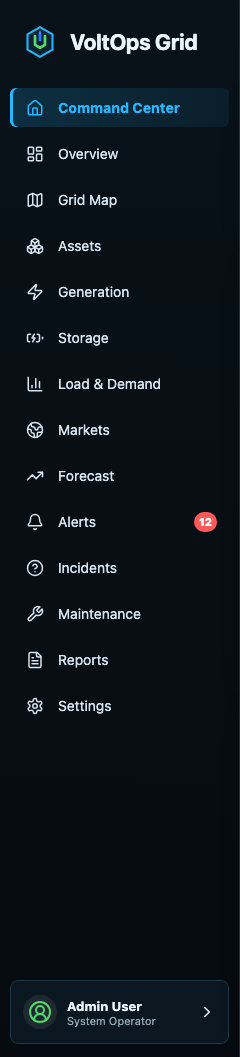
#> input picture outputs/voltops-auto-manifest-backtest/assets/slice-01-sidebar.png, 240 x 1057 px; its folder holds only this picture in this run
$ python prepare_lab.py --reference ../outputs/voltops-auto-manifest-backtest/assets/slice-01-sidebar.png --out-dir out
#> lines starting #> are read from the running program, lines starting #| are printed output that depends on the picture; after the words box and inside, x2 and y2 are one past the last pixel; in counts of white or black regions, pixels touching at a corner belong together
#!/usr/bin/env python3
"""Create a pixel-twin workbench from a reference image."""

from __future__ import annotations

import argparse
import json
import re
import shutil
from collections import Counter, deque
from pathlib import Path

try:
    from PIL import Image
except ImportError:
    raise SystemExit(
        "Pillow is required. Install dependencies with:\n"
        "  pip install -r scripts/requirements.txt"
    )

try:
    import numpy as np
except ImportError:
    np = None

# Connected-component detection runs on a downsampled copy above this size.
DETECT_MAX_PIXELS = 2_000_000


def hex_color(rgb: tuple[int, int, int]) -> str:
    return "#{:02x}{:02x}{:02x}".format(*rgb)


def border_samples(image: Image.Image) -> list[tuple[int, int, int]]:
    width, height = image.size
    points: list[tuple[int, int]] = []
    step_x = max(1, width // 64)
    step_y = max(1, height // 64)
    for x in range(0, width, step_x):
        points.append((x, 0))
        points.append((x, height - 1))
    for y in range(0, height, step_y):
        points.append((0, y))
        points.append((width - 1, y))
    return [image.getpixel(point) for point in points]


def estimate_background(image: Image.Image) -> tuple[int, int, int]:
    """Most common border color: bucket border samples, take the per-channel median of the winning bucket."""
    samples = border_samples(image)
    buckets = Counter((r // 16, g // 16, b // 16) for r, g, b in samples)
    winner = buckets.most_common(1)[0][0]
    members = [s for s in samples if (s[0] // 16, s[1] // 16, s[2] // 16) == winner]
    return tuple(sorted(channel)[len(channel) // 2] for channel in zip(*members))


def background_uniformity(image: Image.Image, bg: tuple[int, int, int], threshold: int) -> float:
    """Fraction of border samples whose color stays within threshold of the estimated background."""
    samples = border_samples(image)
    within = sum(
        1
        for r, g, b in samples
        if abs(r - bg[0]) + abs(g - bg[1]) + abs(b - bg[2]) <= threshold
    )
    return within / len(samples)


def build_mask(image: Image.Image, bg: tuple[int, int, int], threshold: int) -> bytearray:
    width, height = image.size
    if np is not None:
        arr = np.asarray(image, dtype=np.int16)
        mask_arr = np.abs(arr - np.array(bg, dtype=np.int16)).sum(axis=2) > threshold
        return bytearray(mask_arr.astype(np.uint8).reshape(-1).tobytes())

    pixels = image.load()
    mask = bytearray(width * height)
    for y in range(height):
        row = y * width
        for x in range(width):
            r, g, b = pixels[x, y]
            if abs(r - bg[0]) + abs(g - bg[1]) + abs(b - bg[2]) > threshold:
                mask[row + x] = 1
    return mask


def detect_components(
    image: Image.Image,
    bg: tuple[int, int, int],
    threshold: int,
    min_area: int,
    max_slices: int,
) -> list[dict[str, int]]:
    full_width, full_height = image.size
    scale = 1.0
    work = image
    total = full_width * full_height
    if total > DETECT_MAX_PIXELS:
        scale = (DETECT_MAX_PIXELS / total) ** 0.5
        work = image.resize(
            (max(1, round(full_width * scale)), max(1, round(full_height * scale))),
            Image.BILINEAR,
        )
        min_area = max(1, int(min_area * scale * scale))

    width, height = work.size
    mask = build_mask(work, bg, threshold)

    seen = bytearray(width * height)
    components: list[tuple[int, int, int, int, int]] = []

    for y in range(height):
        for x in range(width):
            index = y * width + x
            if not mask[index] or seen[index]:
                continue

            queue: deque[tuple[int, int]] = deque([(x, y)])
            seen[index] = 1
            area = 0
            min_x = max_x = x
            min_y = max_y = y

            while queue:
                cx, cy = queue.popleft()
                area += 1
                min_x = min(min_x, cx)
                max_x = max(max_x, cx)
                min_y = min(min_y, cy)
                max_y = max(max_y, cy)

                for nx, ny in ((cx + 1, cy), (cx - 1, cy), (cx, cy + 1), (cx, cy - 1)):
                    if nx < 0 or ny < 0 or nx >= width or ny >= height:
                        continue
                    nindex = ny * width + nx
                    if mask[nindex] and not seen[nindex]:
                        seen[nindex] = 1
                        queue.append((nx, ny))

            if area >= min_area:
                components.append((area, min_x, min_y, max_x + 1, max_y + 1))

    components.sort(reverse=True)
    selected = sorted(components[:max_slices], key=lambda item: (item[1], item[2]))
    return [
        {
            "x": min(full_width - 1, int(x0 / scale)),
            "y": min(full_height - 1, int(y0 / scale)),
            "width": max(1, min(full_width, round((x1 - x0) / scale))),
            "height": max(1, min(full_height, round((y1 - y0) / scale))),
            "area": int(area / (scale * scale)),
        }
        for area, x0, y0, x1, y1 in selected
    ]


def copy_template(skill_root: Path, out_dir: Path) -> None:
    template = skill_root / "assets" / "prototype-template"
    for name in ("index.html", "styles.css", "script.js"):
        shutil.copy2(template / name, out_dir / name)


def slugify(value: str) -> str:
    slug = re.sub(r"[^a-zA-Z0-9]+", "-", value.strip().lower()).strip("-")
    return slug


def load_manifest(path: Path, width: int, height: int) -> list[dict[str, object]]:
    """Parse a slice manifest: {"slices": [...]}, {"regions": [...]}, or a bare list of rects."""
    data = json.loads(path.read_text(encoding="utf-8"))
    if isinstance(data, dict):
        entries = data.get("slices", data.get("regions"))
        if entries is None:
            raise SystemExit(f"Manifest {path} must contain a 'slices' or 'regions' array (or be a bare array).")
    else:
        entries = data
    if not isinstance(entries, list) or not entries:
        raise SystemExit(f"Manifest {path} contains no slice entries.")

    rects: list[dict[str, object]] = []
    errors: list[str] = []
    for index, entry in enumerate(entries, start=1):
        try:
            x, y = int(entry["x"]), int(entry["y"])
            w, h = int(entry["width"]), int(entry["height"])
        except (KeyError, TypeError, ValueError):
            errors.append(f"entry {index}: requires integer x, y, width, height ({entry!r})")
            continue
        clamped_x, clamped_y = max(0, x), max(0, y)
        w = min(x + w, width) - clamped_x
        h = min(y + h, height) - clamped_y
        if w <= 0 or h <= 0:
            errors.append(f"entry {index}: empty after clamping to {width}x{height} canvas ({entry!r})")
            continue
        rect: dict[str, object] = {"x": clamped_x, "y": clamped_y, "width": w, "height": h}
        name = str(entry.get("name", "")).strip()
        if name:
            rect["name"] = name
        rects.append(rect)
    if errors:
        raise SystemExit("Invalid manifest entries:\n" + "\n".join(f"  - {error}" for error in errors))
    return rects


def uncovered_rects(rects: list[dict[str, object]], width: int, height: int) -> list[dict[str, int]]:
    """Decompose the canvas area not covered by rects into row bands of uncovered x-intervals,
    merging vertically adjacent bands with identical intervals."""
    breaks = {0, height}
    for rect in rects:
        breaks.add(int(rect["y"]))
        breaks.add(int(rect["y"]) + int(rect["height"]))
    ys = sorted(y for y in breaks if 0 <= y <= height)

    bands: list[tuple[int, int, tuple[tuple[int, int], ...]]] = []
    for y0, y1 in zip(ys, ys[1:]):
        covered = sorted(
            (int(r["x"]), int(r["x"]) + int(r["width"]))
            for r in rects
            if int(r["y"]) <= y0 and int(r["y"]) + int(r["height"]) >= y1
        )
        uncovered: list[tuple[int, int]] = []
        cursor = 0
        for x0, x1 in covered:
            if x0 > cursor:
                uncovered.append((cursor, min(x0, width)))
            cursor = max(cursor, x1)
            if cursor >= width:
                break
        if cursor < width:
            uncovered.append((cursor, width))
        bands.append((y0, y1, tuple(uncovered)))

    merged: list[dict[str, int]] = []
    open_band: tuple[int, int, tuple[tuple[int, int], ...]] | None = None
    for y0, y1, intervals in bands:
        if open_band and open_band[1] == y0 and open_band[2] == intervals:
            open_band = (open_band[0], y1, intervals)
            continue
        if open_band:
            merged.extend(
                {"x": x0, "y": open_band[0], "width": x1 - x0, "height": open_band[1] - open_band[0]}
                for x0, x1 in open_band[2]
            )
        open_band = (y0, y1, intervals)
    if open_band:
        merged.extend(
            {"x": x0, "y": open_band[0], "width": x1 - x0, "height": open_band[1] - open_band[0]}
            for x0, x1 in open_band[2]
        )
    return merged


def main() -> None:
    parser = argparse.ArgumentParser(description=__doc__)
    parser.add_argument("--reference", required=True, help="Absolute path to the source UI image")
    parser.add_argument("--out-dir", required=True, help="Output lab directory")
    parser.add_argument("--threshold", type=int, default=70, help="Foreground threshold against estimated background")
    parser.add_argument("--min-area", type=int, default=10000, help="Minimum connected-component area to slice")
    parser.add_argument("--max-slices", type=int, default=12, help="Maximum auto-detected slices")
    parser.add_argument("--no-detect", action="store_true", help="Skip auto slice detection")
    parser.add_argument(
        "--manifest",
        help="JSON file of named slice rectangles ({'slices': [{name, x, y, width, height}, ...]}, "
        "same shape as regions.json); replaces threshold-based auto detection",
    )
    parser.add_argument(
        "--no-cover-gaps",
        action="store_true",
        help="With --manifest, do not generate gap slices for canvas area the manifest leaves uncovered",
    )
    parser.add_argument(
        "--full-bleed",
        action="store_true",
        help="Use the whole reference as a single slice (for gradient/photo backgrounds where a solid background fill cannot reach ~0%% in exact mode)",
    )
    args = parser.parse_args()

    reference_path = Path(args.reference).expanduser().resolve()
    out_dir = Path(args.out_dir).expanduser().resolve()
    assets_dir = out_dir / "assets"
    skill_root = Path(__file__).resolve().parents[1]

    out_dir.mkdir(parents=True, exist_ok=True)
    assets_dir.mkdir(parents=True, exist_ok=True)
    copy_template(skill_root, out_dir)

    image = Image.open(reference_path).convert("RGB")
#> image is the input picture: PIL image 240x1057 RGB; mean R, G, B 13.1, 22.2, 28.9
    width, height = image.size
#> width = 240; height = 1057
    bg = estimate_background(image)
#> in estimate_background, `samples = border_samples(image)`: samples = 294 items, first 6: (8, 17, 24), (5, 11, 16), (9, 18, 25), (5, 12, 17), (9, 18, 25), (5, 11, 16)
#> in estimate_background, `buckets = Counter((r // 16, g // 16, b // 16) for r, g, b in samples)`: buckets = {(0, 1, 1): 100, (0, 0, 1): 124, (0, 0, 0): 3, (2, 3, 4): 5, (1, 3, 4): 62}
#> in estimate_background, `winner = buckets.most_common(1)[0][0]`: winner = (0, 0, 1)
#> in estimate_background, `members = [s for s in samples if (s[0] // 16, s[1] // 16, s[2] // 16) ..`: members = 124 items, first 6: (5, 11, 16), (5, 12, 17), (5, 11, 16), (5, 11, 16), (5, 11, 16), (6, 12, 17)
#> bg = (5, 11, 16)
    reference_out = assets_dir / "reference.png"
    image.save(reference_out)

    uniformity = background_uniformity(image, bg, args.threshold)
#> in background_uniformity, `within = sum( 1 for r, g, b in samples if abs(r - bg[0]) + abs(g - bg[..`: within = 227
#> uniformity = 0.772
    background_uniform = uniformity >= 0.9
#> background_uniform = False
    if not background_uniform and not args.full_bleed:
        print(
            f"WARNING: background does not look like a uniform solid color "
            f"({uniformity:.0%} of border samples match the estimated background). "
            "Exact mode fills the canvas with one color, so it may not reach ~0% mismatch. "
            "Consider --full-bleed.",
        )
#| WARNING: background does not look like a uniform solid color (77% of border samples match the estimated background). Exact mode fills the canvas with one color, so it may not reach ~0% mismatch. Consider --full-bleed.

    slices: list[dict[str, object]] = []
    if args.full_bleed:
        slice_source = "full-bleed"
        filename = "slice-01.png"
        image.save(assets_dir / filename)
        slices.append(
            {
                "src": f"./assets/{filename}",
                "x": 0,
                "y": 0,
                "width": width,
                "height": height,
                "area": width * height,
            }
        )
    elif args.manifest:
        slice_source = "manifest"
        manifest_path = Path(args.manifest).expanduser().resolve()
        if not manifest_path.exists():
            raise SystemExit(f"Manifest file does not exist: {manifest_path}")
        rects = load_manifest(manifest_path, width, height)
        if not args.no_cover_gaps:
            gaps = uncovered_rects(rects, width, height)
            rects.extend({**gap, "name": f"gap-{index:02d}"} for index, gap in enumerate(gaps, start=1))
        for index, rect in enumerate(rects, start=1):
            x, y = int(rect["x"]), int(rect["y"])
            w, h = int(rect["width"]), int(rect["height"])
            slug = slugify(str(rect.get("name", "")))
            filename = f"slice-{index:02d}-{slug}.png" if slug else f"slice-{index:02d}.png"
            image.crop((x, y, x + w, y + h)).save(assets_dir / filename)
            entry: dict[str, object] = {
                "src": f"./assets/{filename}",
                "x": x,
                "y": y,
                "width": w,
                "height": h,
                "area": w * h,
            }
            if rect.get("name"):
                entry["name"] = rect["name"]
            slices.append(entry)
    elif not args.no_detect:
        slice_source = "auto"
        components = detect_components(image, bg, args.threshold, args.min_area, args.max_slices)
#> in build_mask, `mask_arr = np.abs(arr - np.array(bg, dtype=np.int16)).sum(axis=2) > th..`:
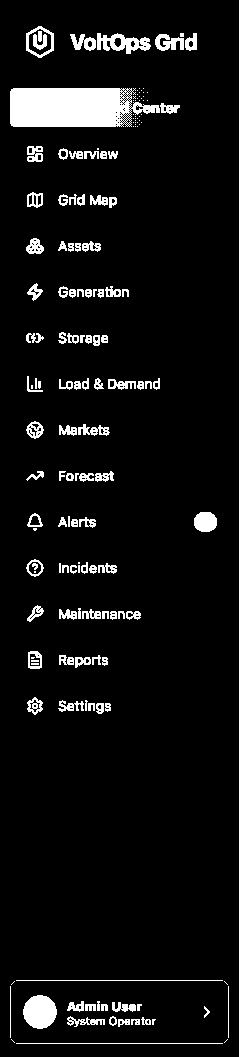
#> mask_arr: shape (1057, 240) bool; 6.6% white; 164 white regions (51 under 20 px), largest, box (x1, y1, x2, y2) and area: (10, 88, 160, 127) 4782, (239, 0, 240, 1057) 1057, (23, 995, 57, 1029) 889
#> components = []
        for index, component in enumerate(components, start=1):
            x = int(component["x"])
            y = int(component["y"])
            w = min(int(component["width"]), width - x)
            h = min(int(component["height"]), height - y)
            filename = f"slice-{index:02d}.png"
            image.crop((x, y, x + w, y + h)).save(assets_dir / filename)
            slices.append(
                {
                    "src": f"./assets/{filename}",
                    "x": x,
                    "y": y,
                    "width": w,
                    "height": h,
                    "area": int(component["area"]),
                }
            )
#> this loop made 0 passes
#> after the loop, slices = []
    else:
        slice_source = "none"

    uncovered_area = sum(
        rect["width"] * rect["height"] for rect in uncovered_rects(slices, width, height)
    )
#> after the loop in uncovered_rects, `for rect in rects:`: breaks = 2 items
#> in uncovered_rects, `ys = sorted(y for y in breaks if 0 <= y <= height)`: ys = [0, 1057]
#> the loop in uncovered_rects, `for y0, y1 in zip(ys, ys[1:]):` made 1 pass
#> (y0, y1) on pass 1: (0, 1057)
#> after the loop in uncovered_rects, `for y0, y1 in zip(ys, ys[1:]):`: bands = 1 item
#> the loop in uncovered_rects, `for y0, y1, intervals in bands:` made 1 pass
#> (y0, y1) on pass 1: (0, 1057)
#> after the loop in uncovered_rects, `for y0, y1, intervals in bands:`: merged = []
#> uncovered_area = 253680
    coverage_pct = round((1 - uncovered_area / (width * height)) * 100, 2)
#> coverage_pct = 0
    if args.manifest and args.no_cover_gaps and coverage_pct < 100:
        print(
            f"WARNING: manifest slices cover {coverage_pct}% of the canvas; exact mode will show "
            "the background fill in uncovered areas. Drop --no-cover-gaps to add gap slices.",
        )

    config = {
        "source": str(reference_path),
        "width": width,
        "height": height,
        "background": hex_color(bg),
        "background_uniform": background_uniform,
        "slice_source": slice_source,
        "coverage_pct": coverage_pct,
        "slices": slices,
    }
    (out_dir / "lab-config.json").write_text(json.dumps(config, indent=2), encoding="utf-8")

    print(
        json.dumps(
            {
                "out_dir": str(out_dir),
                "width": width,
                "height": height,
                "background_uniform": background_uniform,
                "slice_source": slice_source,
                "coverage_pct": coverage_pct,
                "slices": len(slices),
            },
            indent=2,
        )
    )
#| {
#|   "out_dir": "scripts/out",
#|   "width": 240,
#|   "height": 1057,
#|   "background_uniform": false,
#|   "slice_source": "auto",
#|   "coverage_pct": 0.0,
#|   "slices": 0
#| }


if __name__ == "__main__":
    main()

$ run again, on outputs/voltops-auto-manifest-backtest/assets/slice-02-topbar.png
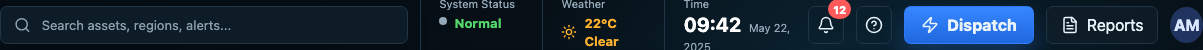
#> input picture outputs/voltops-auto-manifest-backtest/assets/slice-02-topbar.png, 1203 x 50 px
#> in main, image is the input picture: PIL image 1203x50 RGB; mean R, G, B 25.5, 43.4, 60.9
#> in estimate_background, `samples = border_samples(image)`: samples = 234 items, first 6: (5, 13, 19), (4, 13, 18), (5, 13, 19), (3, 11, 16), (5, 13, 19), (3, 11, 16)
#> buckets = 19 items
#> winner = (0, 0, 1)
#> members = 81 items, first 6: (5, 13, 19), (4, 13, 18), (5, 13, 19), (3, 11, 16), (5, 13, 19), (3, 11, 16)
#> bg = (5, 13, 19)
#> within = 186
#> uniformity = 0.795
#> background_uniform = False
#| WARNING: background does not look like a uniform solid color (79% of border samples match the estimated background). Exact mode fills the canvas with one color, so it may not reach ~0% mismatch. Consider --full-bleed.
#> in build_mask, `mask_arr = np.abs(arr - np.array(bg, dtype=np.int16)).sum(axis=2) > th..`:
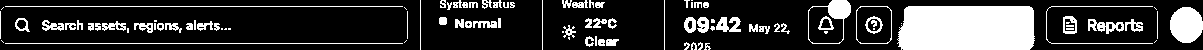
#> mask_arr: shape (50, 1203) bool; 21.1% white; 97 white regions (24 under 20 px), largest, box (x1, y1, x2, y2) and area: (897, 6, 1035, 50) 5817, (1170, 7, 1203, 43) 941, (808, 0, 851, 44) 491
#> in main, `components = detect_components(image, bg, args.threshold, args.min_are..`: components = []
#> after the loop in uncovered_rects, `for rect in rects:`: breaks = 2 items
#> ys = [0, 50]
#> the loop in uncovered_rects, `for y0, y1 in zip(ys, ys[1:]):` made 1 pass
#> (y0, y1) on pass 1: (0, 50)
#> after the loop in uncovered_rects, `for y0, y1 in zip(ys, ys[1:]):`: bands = 1 item
#> the loop in uncovered_rects, `for y0, y1, intervals in bands:` made 1 pass
#> (y0, y1) on pass 1: (0, 50)
#> after the loop in uncovered_rects, `for y0, y1, intervals in bands:`: merged = []
#> uncovered_area = 60150
#> coverage_pct = 0
#| {
#|   "out_dir": "scripts/out",
#|   "width": 1203,
#|   "height": 50,
#|   "background_uniform": false,
#|   "slice_source": "auto",
#> (further printed lines are left out)
